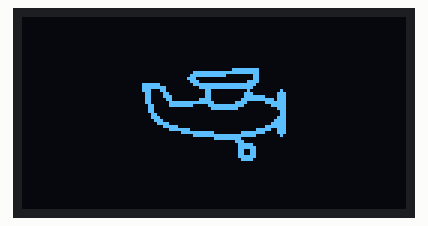
The sketch below on a simulated Arduino Uno, built with avr-gcc and run on an emulated ATmega328P. Parts: 128×64 one-colour display. The OLED is the two-colour kind (top 16 rows yellow).

Above: at 0.06 s.
At 0.63 s:
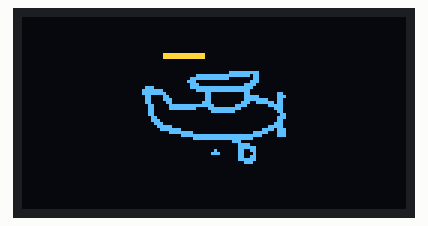
At 1.2 s:
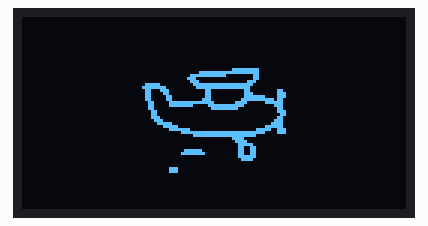
At 1.77 s:
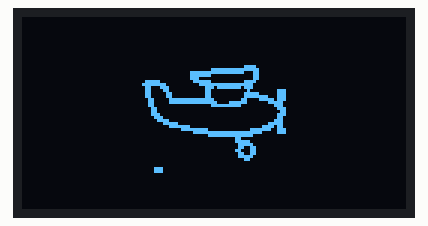
At 2.33 s:
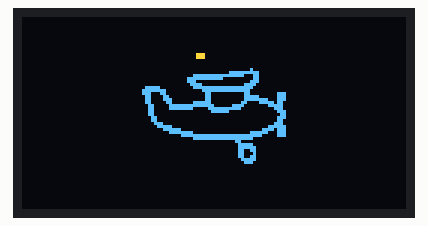

Measured:
- by itself, everything shown: repeats every 2.0 s, in 28 steps

The sketch:

wokwi_aircraft.ino
```cpp
#include <Adafruit_GFX.h>
#include <Adafruit_SSD1306.h>

#define SCREEN_I2C_ADDR 0x3C // or 0x3C
#define SCREEN_WIDTH 128     // OLED display width, in pixels
#define SCREEN_HEIGHT 64     // OLED display height, in pixels
#define OLED_RST_PIN -1      // Reset pin (-1 if not available)

Adafruit_SSD1306 display(128, 64, &Wire, OLED_RST_PIN);

// OLED Animation: aircraft
// Code auto-generated by https://wokwi.com/animator, graphics by icons8.com

#define FRAME_DELAY (42)
#define FRAME_WIDTH (48)
#define FRAME_HEIGHT (48)
#define FRAME_COUNT (sizeof(frames) / sizeof(frames[0]))
const byte PROGMEM frames[][288] = {
  {0,0,0,0,0,0,0,0,0,0,0,0,0,0,0,0,0,0,0,0,0,0,0,0,0,0,0,0,0,0,0,0,0,0,0,0,0,0,0,0,0,0,0,0,0,0,0,0,0,0,0,0,0,0,0,0,0,3,254,0,0,0,127,255,254,0,0,0,255,240,6,0,0,1,192,0,6,0,0,0,224,0,30,0,252,0,127,255,252,0,255,0,31,255,248,0,227,0,6,0,16,2,97,128,6,0,56,7,97,192,6,0,63,135,96,192,30,0,127,247,96,127,255,1,224,127,48,127,131,255,192,31,48,0,1,255,0,7,48,0,0,0,0,3,24,0,0,0,0,3,28,0,0,0,0,7,14,0,0,0,0,15,7,128,0,0,0,31,1,240,0,0,0,127,0,127,0,0,3,231,0,7,255,0,127,135,0,0,127,255,252,2,0,0,0,255,128,0,0,0,0,1,192,0,0,0,0,0,248,0,0,0,0,0,252,0,0,0,0,0,204,0,0,0,0,0,204,0,0,0,0,0,252,0,0,0,0,0,120,0,0,0,0,0,0,0,0,0,0,0,0,0,0,0,0,0,0,0,0,0,0,0,0,0,0,0,0,0,0,0,0,0,0,0,0,0,0,0,0,0,0,0,0,0,0,0,0,0},
  {0,0,0,0,0,0,0,0,0,0,0,0,0,0,0,0,0,0,0,0,0,0,0,0,0,0,0,0,0,0,0,0,0,0,0,0,0,0,0,0,0,0,0,0,0,0,0,0,0,0,0,0,0,0,0,0,0,3,252,0,0,0,31,255,254,0,0,0,255,254,6,0,0,1,192,0,6,0,0,0,224,0,14,0,112,0,255,255,252,0,254,0,63,255,248,0,255,0,6,0,16,0,97,128,6,0,56,2,97,128,6,0,63,7,96,192,6,0,127,231,96,255,254,1,224,127,48,127,255,255,192,30,48,0,1,255,0,7,48,0,0,0,0,3,24,0,0,0,0,3,24,0,0,0,0,7,30,0,0,0,0,15,7,128,0,0,0,31,3,224,0,0,0,63,0,126,0,0,1,247,0,15,252,0,31,194,0,0,255,255,254,0,0,0,0,255,224,0,0,0,0,1,192,0,0,0,0,0,248,0,0,0,0,0,252,0,0,0,0,0,204,0,0,0,0,0,204,0,0,0,0,0,252,0,0,0,0,0,120,0,0,0,0,0,0,0,0,0,0,0,0,0,0,0,0,0,0,0,0,0,0,0,0,0,0,0,0,0,0,0,0,0,0,0,0,0,0,0,0,0,0,0,0,0,0,0,0,0},
  {0,0,0,0,0,0,0,0,0,0,0,0,0,0,0,0,0,0,0,0,0,0,0,0,0,0,0,0,0,0,0,0,0,0,0,0,0,0,0,0,0,0,0,0,0,0,0,0,0,0,0,0,0,0,0,0,0,0,124,0,0,0,0,255,254,0,0,0,255,255,134,0,0,1,254,0,6,0,0,0,192,0,14,0,0,0,248,0,252,0,254,0,63,255,248,0,255,0,7,255,48,0,67,128,6,0,48,0,97,128,6,0,63,2,96,192,6,0,63,231,96,225,254,0,224,255,48,127,255,7,192,30,48,56,3,255,0,6,48,0,0,112,0,7,24,0,0,0,0,3,24,0,0,0,0,7,28,0,0,0,0,7,15,0,0,0,0,31,3,224,0,0,0,63,0,252,0,0,1,247,0,31,224,0,31,192,0,3,255,255,254,0,0,0,7,255,224,0,0,0,0,1,192,0,0,0,0,0,248,0,0,0,0,0,252,0,0,0,0,0,204,0,0,0,0,0,204,0,0,0,0,0,204,0,0,0,0,0,124,0,0,0,0,0,16,0,0,0,0,0,0,0,0,0,0,0,0,0,0,0,0,0,0,0,0,0,0,0,0,0,0,0,0,0,0,0,0,0,0,0,0,0,0,0,0,0,0,0},
  {0,0,0,0,0,0,0,0,0,0,0,0,0,0,0,0,0,0,0,0,0,0,0,0,0,0,0,0,0,0,0,0,0,0,0,0,0,0,0,0,0,0,0,0,0,0,0,0,0,0,0,0,0,0,0,0,0,0,60,0,0,0,0,31,254,0,0,0,127,255,134,0,0,0,255,0,6,0,0,1,192,0,14,0,0,0,240,0,60,0,254,0,127,255,248,0,255,0,7,255,240,0,195,128,6,0,48,0,97,128,6,0,63,7,96,192,6,0,63,231,96,192,254,0,225,254,48,127,255,7,192,30,48,62,3,255,128,6,48,0,0,248,0,7,16,0,0,0,0,3,24,0,0,0,0,7,28,0,0,0,0,6,14,0,0,0,0,31,3,192,0,0,0,63,1,252,0,0,0,247,0,63,192,0,15,199,0,7,255,255,255,0,0,0,31,255,248,0,0,0,0,1,128,0,0,0,0,0,248,0,0,0,0,0,252,0,0,0,0,0,204,0,0,0,0,0,204,0,0,0,0,0,204,0,0,0,0,0,124,0,0,0,0,0,48,0,0,0,0,0,0,0,0,0,0,0,0,0,0,0,0,0,0,0,0,0,0,0,0,0,0,0,0,0,0,0,0,0,0,0,0,0,0,0,0,0,0,0},
  {0,0,0,0,0,0,0,0,0,0,0,0,0,0,0,0,0,0,0,0,0,0,0,0,0,0,56,0,0,0,0,0,56,0,0,0,0,0,0,0,0,0,0,0,0,0,0,0,0,0,0,0,0,0,0,0,0,0,8,0,0,0,0,7,254,0,0,0,127,255,198,0,0,1,255,224,6,0,0,1,192,0,14,0,0,0,240,0,60,0,124,0,127,255,248,0,255,0,15,255,240,0,227,0,6,0,48,7,97,128,6,0,62,7,97,192,6,0,63,199,96,192,126,0,97,246,48,127,255,3,192,62,48,127,131,255,128,14,48,0,1,248,0,7,48,0,0,0,0,3,24,0,0,0,0,7,24,0,0,0,0,6,14,0,0,0,0,14,7,192,0,0,0,63,1,248,0,0,0,247,0,127,128,0,15,199,0,7,255,255,255,7,0,0,127,255,248,0,0,0,0,1,128,0,0,0,0,0,248,0,0,0,0,0,252,0,0,0,0,0,204,0,0,0,0,0,196,0,0,0,0,0,204,0,0,0,0,0,124,0,0,0,0,0,56,0,0,0,0,0,0,0,0,0,0,0,0,0,0,0,0,0,0,0,0,0,0,0,0,0,0,0,0,0,0,0,0,0,0,0,0,0,0,0,0,0,0,0},
  {0,0,0,0,0,0,0,0,0,0,0,0,0,0,0,0,0,0,0,0,0,0,0,0,0,0,248,0,0,0,0,0,248,0,0,0,0,0,0,0,0,0,0,0,0,0,0,0,0,0,0,0,0,0,0,0,0,0,0,0,0,0,0,7,254,0,0,0,63,255,246,0,0,0,255,248,6,0,0,1,192,0,14,0,0,0,224,0,60,0,112,0,255,255,248,0,254,0,63,255,240,0,255,0,6,0,48,0,97,128,6,0,62,6,97,192,6,0,63,199,96,192,14,0,115,246,48,127,255,1,224,62,48,127,195,255,128,14,48,0,1,254,0,7,48,0,0,0,0,3,24,0,0,0,0,7,24,0,0,0,0,6,14,0,0,0,0,14,7,192,0,0,0,63,1,248,0,0,0,247,0,127,128,0,7,199,0,7,255,255,255,0,0,0,127,255,248,0,0,0,0,3,128,0,0,0,0,0,240,0,0,0,0,0,252,0,0,0,0,0,204,0,0,0,0,0,196,0,0,0,0,0,204,0,0,0,0,0,252,0,0,0,0,0,56,0,0,0,0,0,0,0,0,0,0,0,0,0,0,0,0,0,0,0,0,0,0,0,0,0,0,0,0,0,0,0,0,0,0,0,0,0,0,0,0,0,0,0},
  {0,0,0,0,0,0,0,0,0,0,0,0,0,0,0,0,0,0,0,0,0,0,0,0,0,7,248,0,0,0,0,7,248,0,0,0,0,0,0,0,0,0,0,0,0,0,0,0,0,0,0,0,0,0,0,0,0,0,0,0,0,0,0,7,254,0,0,0,63,255,254,0,0,0,255,248,6,0,0,1,192,0,14,0,0,0,224,0,28,0,0,0,255,255,248,0,254,0,63,255,240,0,255,0,6,0,48,0,97,128,6,0,62,0,97,192,6,0,63,198,96,192,14,0,115,247,48,127,255,1,224,62,48,127,255,255,128,14,48,0,1,254,0,7,48,0,0,0,0,3,24,0,0,0,0,7,24,0,0,0,0,6,14,0,0,0,0,14,7,128,0,0,0,63,3,240,0,0,0,247,0,127,0,0,7,224,0,15,255,255,255,128,0,0,127,255,252,0,0,0,0,15,128,0,0,0,0,0,240,0,0,0,0,0,252,0,0,0,0,0,204,0,0,0,0,0,196,0,0,0,0,0,204,0,0,0,0,0,252,0,0,0,0,0,56,0,0,0,0,0,0,0,0,0,0,0,0,0,0,0,0,0,0,0,0,0,0,0,0,0,0,0,0,0,0,0,0,0,0,0,0,0,0,0,0,0,0,0},
  {0,0,0,0,0,0,0,0,0,0,0,0,0,0,0,0,0,0,0,0,0,0,0,0,0,127,248,0,0,0,0,127,248,0,0,0,0,0,0,0,0,0,0,0,0,0,0,0,0,0,0,0,0,0,0,0,0,0,0,0,0,0,0,7,254,0,0,0,63,255,254,0,0,0,255,248,6,0,0,1,192,0,14,0,0,0,224,0,60,0,0,0,255,255,248,0,254,0,63,255,240,0,255,0,6,0,48,0,97,128,6,0,62,6,97,192,6,0,63,199,96,192,14,0,115,246,48,127,255,1,224,62,48,127,195,255,128,14,48,0,1,254,0,7,48,0,0,0,0,3,24,0,0,0,0,7,28,0,0,0,0,6,14,0,0,0,0,14,7,192,0,0,0,63,3,248,0,0,0,247,0,127,128,0,7,199,0,15,255,255,255,0,0,0,255,255,248,0,0,0,0,15,128,0,0,0,0,0,240,0,0,0,0,0,252,0,0,0,0,0,204,0,0,0,0,0,196,0,0,0,0,0,204,0,0,0,0,0,252,0,0,0,0,0,56,0,0,0,0,0,0,0,0,0,0,0,0,0,0,0,0,0,0,0,0,0,0,0,0,0,0,0,0,0,0,0,0,0,0,0,0,0,0,0,0,0,0,0},
  {0,0,0,0,0,0,0,0,0,0,0,0,0,0,0,0,0,0,0,0,0,0,0,0,1,255,248,0,0,0,1,255,248,0,0,0,0,0,0,0,0,0,0,0,0,0,0,0,0,0,0,0,0,0,0,0,0,0,0,0,0,0,0,7,254,0,0,0,63,255,246,0,0,0,255,248,6,0,0,1,192,0,14,0,0,0,224,0,60,0,112,0,255,255,248,0,254,0,63,255,240,0,255,0,6,0,48,6,97,128,6,0,62,7,97,192,6,0,63,198,96,192,14,0,115,246,48,127,255,1,224,62,48,127,195,255,128,14,48,0,1,254,0,6,48,0,0,0,0,3,24,0,0,0,0,7,28,0,0,0,0,6,14,0,0,0,0,14,7,192,0,0,0,62,3,248,0,0,0,247,0,127,128,0,7,199,0,7,255,255,255,7,0,0,127,255,248,0,0,0,0,3,128,0,0,0,0,0,240,0,0,0,0,0,252,0,0,0,0,128,204,0,0,0,1,192,196,0,0,0,0,0,204,0,0,0,0,0,252,0,0,0,0,0,56,0,0,0,0,0,0,0,0,0,0,0,0,0,0,0,0,0,0,0,0,0,0,0,0,0,0,0,0,0,0,0,0,0,0,0,0,0,0,0,0,0,0,0},
  {0,0,0,0,0,0,0,0,0,0,0,0,0,0,0,0,0,0,0,0,0,0,0,0,3,255,248,0,0,0,3,255,248,0,0,0,0,0,0,0,0,0,0,0,0,0,0,0,0,0,0,0,0,0,0,0,0,0,0,0,0,0,0,7,254,0,0,0,63,255,198,0,0,0,255,224,6,0,0,1,192,0,14,0,0,0,224,0,60,0,112,0,255,255,248,0,254,0,63,255,240,0,227,0,6,0,48,0,97,128,6,0,62,7,97,192,6,0,63,199,96,192,14,0,99,246,48,127,255,3,192,62,48,127,131,255,128,14,48,0,1,248,0,7,16,0,0,0,0,3,24,0,0,0,0,7,28,0,0,0,0,6,14,0,0,0,0,14,7,192,0,0,0,63,1,248,0,0,0,247,0,127,128,0,7,199,0,7,255,255,255,0,0,0,127,255,248,0,0,0,0,3,128,0,0,0,0,0,248,0,0,0,0,0,252,0,0,0,3,128,204,0,0,0,7,192,196,0,0,0,0,0,204,0,0,0,0,0,124,0,0,0,0,0,56,0,0,0,0,0,0,0,0,0,0,0,0,0,0,0,0,0,0,0,0,0,0,0,0,0,0,0,0,0,0,0,0,0,0,0,0,0,0,0,0,0,0,0},
  {0,0,0,0,0,0,0,0,0,0,0,0,0,0,0,0,0,0,0,0,0,0,0,0,3,255,240,0,0,0,3,255,240,0,0,0,0,0,0,0,0,0,0,0,0,0,0,0,0,0,0,0,0,0,0,0,0,0,8,0,0,0,0,7,254,0,0,0,127,255,198,0,0,0,255,224,6,0,0,1,192,0,14,0,0,0,240,0,60,0,124,0,127,255,248,0,255,0,15,255,176,0,227,0,6,0,48,0,97,128,6,0,62,0,97,192,6,0,63,199,96,192,126,0,97,247,48,127,255,3,192,62,48,127,131,255,128,14,48,0,1,248,0,6,16,0,0,0,0,3,24,0,0,0,0,7,24,0,0,0,0,6,14,0,0,0,0,14,7,192,0,0,0,63,1,248,0,0,0,247,0,127,128,0,15,192,0,7,255,255,255,0,0,0,127,255,248,0,0,0,0,1,128,0,0,0,0,0,248,0,0,0,0,0,252,0,0,0,31,128,204,0,0,0,31,192,196,0,0,0,0,0,204,0,0,0,0,0,124,0,0,0,0,0,48,0,0,0,0,0,0,0,0,0,0,0,0,0,0,0,0,0,0,0,0,0,0,0,0,0,0,0,0,0,0,0,0,0,0,0,0,0,0,0,0,0,0,0},
  {0,0,0,0,0,0,0,0,0,0,0,0,0,0,0,0,0,0,0,0,0,0,0,0,3,255,192,0,0,0,3,255,128,0,0,0,0,0,0,0,0,0,0,0,0,0,0,0,0,0,0,0,0,0,0,0,0,0,56,0,0,0,0,31,254,0,0,0,127,255,198,0,0,0,255,224,6,0,0,1,192,0,14,0,0,0,240,0,60,0,124,0,127,255,248,0,255,0,15,255,176,0,227,0,6,0,48,0,97,128,6,0,63,7,97,192,6,0,63,231,96,192,126,0,225,254,48,127,255,3,192,62,48,127,3,255,128,14,48,0,0,248,0,7,24,0,0,0,0,3,24,0,0,0,0,7,28,0,0,0,0,6,15,0,0,0,0,30,3,192,0,0,0,63,1,252,0,0,0,247,0,63,224,0,15,199,0,3,255,255,255,0,0,0,31,255,248,0,0,0,0,1,128,0,0,0,0,0,248,0,0,0,0,0,252,0,0,0,127,128,204,0,0,0,255,192,204,0,0,0,0,0,204,0,0,0,0,0,124,0,0,0,0,0,48,0,0,0,0,0,0,0,0,0,0,0,0,0,0,0,0,0,0,0,0,0,0,0,0,0,0,0,0,0,0,0,0,0,0,0,0,0,0,0,0,0,0,0},
  {0,0,0,0,0,0,0,0,0,0,0,0,0,0,0,0,0,0,0,0,0,0,0,0,3,252,0,0,0,0,3,252,0,0,0,0,0,0,0,0,0,0,0,0,0,0,0,0,0,0,0,0,0,0,0,0,0,0,60,0,0,0,0,31,254,0,0,0,255,255,134,0,0,1,255,0,6,0,0,1,192,0,14,0,0,0,240,0,60,0,254,0,127,255,248,0,255,0,7,255,176,0,99,128,6,0,48,7,97,128,6,0,63,7,96,192,6,0,127,230,96,193,254,0,225,254,48,127,255,7,192,30,48,62,3,255,0,14,48,0,0,240,0,7,24,0,0,0,0,3,24,0,0,0,0,7,28,0,0,0,0,6,15,0,0,0,0,30,3,192,0,0,0,62,1,252,0,0,0,247,0,63,224,0,15,199,0,7,255,255,254,7,0,0,31,255,224,0,0,0,0,1,128,0,0,0,0,0,248,0,0,0,0,0,252,0,0,1,255,128,204,0,0,3,255,192,204,0,0,0,0,0,204,0,0,0,0,0,124,0,0,0,0,0,16,0,0,0,0,0,0,0,0,0,0,0,0,0,0,0,0,0,0,0,0,0,0,0,0,0,0,0,0,0,0,0,0,0,0,0,0,0,0,0,0,0,0,0},
  {0,0,0,0,0,0,0,0,0,0,0,0,0,0,0,0,0,0,0,0,0,0,0,0,3,224,0,0,0,0,3,224,0,0,0,0,0,0,0,0,0,0,0,0,0,0,0,0,0,0,0,0,0,0,0,0,0,0,252,0,0,0,0,255,254,0,0,0,255,255,134,0,0,1,255,0,6,0,0,1,192,0,14,0,0,0,248,0,252,0,254,0,127,255,248,0,255,0,7,255,48,0,99,128,6,0,48,0,97,128,6,0,63,7,96,192,6,0,127,231,96,225,254,0,224,254,48,127,255,7,192,30,48,56,3,255,0,14,48,0,0,112,0,7,24,0,0,0,0,3,24,0,0,0,0,7,28,0,0,0,0,6,15,0,0,0,0,30,3,224,0,0,0,127,0,254,0,0,1,247,0,31,224,0,31,198,0,3,255,255,254,0,0,0,7,255,224,0,0,0,0,1,192,0,0,0,0,0,248,0,0,0,0,0,252,0,0,3,255,128,204,0,0,7,255,192,204,0,0,0,0,0,252,0,0,0,0,0,120,0,0,0,0,0,0,0,0,0,0,0,0,0,0,0,0,0,0,0,0,0,0,0,0,0,0,0,0,0,0,0,0,0,0,0,0,0,0,0,0,0,0,0,0,0,0,0,0,0},
  {0,0,0,0,0,0,0,0,0,0,0,0,0,0,0,0,0,0,0,0,0,0,0,0,3,128,0,0,0,0,3,0,0,0,0,0,0,0,0,0,0,0,0,0,0,0,0,0,0,0,0,0,0,0,0,0,0,0,124,0,0,0,1,255,254,0,0,0,255,254,6,0,0,1,248,0,6,0,0,0,192,0,14,0,0,0,252,0,252,0,254,0,63,255,248,0,255,0,7,255,48,0,99,128,6,0,56,0,97,128,6,0,63,0,96,192,6,0,127,231,48,231,254,1,224,255,48,127,255,255,192,30,48,56,3,255,0,6,48,0,0,0,0,7,24,0,0,0,0,7,24,0,0,0,0,7,14,0,0,0,0,14,7,0,0,0,0,31,3,240,0,0,0,127,0,126,0,0,1,246,0,15,248,0,31,192,0,0,255,255,254,0,0,0,0,255,224,0,0,0,0,1,192,0,0,0,0,0,248,0,0,0,0,0,252,0,0,3,255,0,204,0,0,7,255,128,204,0,0,0,0,0,252,0,0,0,0,0,120,0,0,0,0,0,0,0,0,0,0,0,0,0,0,0,0,0,0,0,0,0,0,0,0,0,0,0,0,0,0,0,0,0,0,0,0,0,0,0,0,0,0,0,0,0,0,0,0,0},
  {0,0,0,0,0,0,0,0,0,0,0,0,0,0,0,0,0,0,0,0,0,0,0,0,0,0,0,0,0,0,0,0,0,0,0,0,0,0,0,0,0,0,0,0,0,0,0,0,0,0,0,0,0,0,0,0,0,3,252,0,0,0,15,255,254,0,0,0,255,254,6,0,0,1,192,0,6,0,0,0,224,0,14,0,112,0,127,255,252,0,254,0,63,255,240,0,255,0,6,0,48,0,97,128,6,0,56,0,97,192,6,0,63,7,96,192,6,0,127,231,48,127,254,1,224,126,48,127,255,255,192,30,48,0,1,255,0,6,16,0,0,0,0,7,24,0,0,0,0,3,24,0,0,0,0,7,14,0,0,0,0,14,7,128,0,0,0,30,1,240,0,0,0,127,0,126,0,0,3,231,0,15,252,0,127,130,0,0,255,255,252,0,0,0,0,255,128,0,0,0,0,1,192,0,0,0,0,0,248,0,0,0,0,0,252,0,0,3,252,0,204,0,0,7,254,0,204,0,0,0,0,0,252,0,0,0,0,0,120,0,0,0,0,0,0,0,0,0,0,0,0,0,0,48,0,0,0,0,0,48,0,0,0,0,0,0,0,0,0,0,0,0,0,0,0,0,0,0,0,0,0,0,0,0,0,0,0,0},
  {0,0,0,0,0,0,0,0,0,0,0,0,0,0,0,0,0,0,0,0,0,0,0,0,0,0,0,0,0,0,0,0,0,0,0,0,0,0,0,0,0,0,0,0,0,0,0,0,0,0,0,0,0,0,0,0,0,3,254,0,0,0,31,255,254,0,0,0,255,240,6,0,0,1,192,0,6,0,0,0,224,0,28,0,124,0,127,255,248,0,255,0,63,255,240,0,99,128,6,0,48,6,97,128,6,0,56,7,96,192,6,0,63,135,96,192,14,0,127,246,48,127,255,1,224,126,48,127,131,255,192,14,48,0,1,255,0,6,24,0,0,0,0,7,24,0,0,0,0,3,28,0,0,0,0,6,14,0,0,0,0,14,7,192,0,0,0,30,1,240,0,0,0,126,0,127,0,0,3,231,0,7,255,255,255,135,0,0,127,255,252,0,0,0,0,3,192,0,0,0,0,1,224,0,0,0,0,0,248,0,0,0,0,0,204,0,0,3,240,0,204,0,0,7,248,0,204,0,0,0,0,0,252,0,0,0,0,0,120,0,0,0,0,0,0,0,0,0,0,0,0,0,0,112,0,0,0,0,0,112,0,0,0,0,0,0,0,0,0,0,0,0,0,0,0,0,0,0,0,0,0,0,0,0,0,0,0,0},
  {0,0,0,0,0,0,0,0,0,0,0,0,0,0,0,0,0,0,0,0,0,0,0,0,0,0,0,0,0,0,0,0,0,0,0,0,0,0,0,0,0,0,0,0,0,0,0,0,0,0,0,0,0,0,0,0,0,31,254,0,0,0,127,255,254,0,0,0,255,240,6,0,0,0,192,0,6,0,0,0,240,0,28,0,254,0,127,255,248,0,255,0,15,255,240,0,99,128,6,0,48,0,97,128,6,0,56,6,96,192,6,0,63,135,96,192,126,0,115,247,48,127,255,1,224,126,48,127,3,255,128,14,48,0,1,254,0,6,24,0,0,0,0,3,24,0,0,0,0,7,28,0,0,0,0,6,14,0,0,0,0,14,3,192,0,0,0,30,1,248,0,0,0,127,0,63,192,0,3,231,0,7,255,255,255,128,0,0,31,255,248,0,0,0,0,3,128,0,0,0,0,1,240,0,0,0,0,0,248,0,0,0,0,0,204,0,0,3,128,0,204,0,0,7,192,0,204,0,0,0,0,0,252,0,0,0,0,0,120,0,0,0,0,0,0,0,0,0,0,0,0,0,1,240,0,0,0,0,1,240,0,0,0,0,0,0,0,0,0,0,0,0,0,0,0,0,0,0,0,0,0,0,0,0,0,0,0,0},
  {0,0,0,0,0,0,0,0,0,0,0,0,0,0,0,0,0,0,0,0,0,0,0,0,0,0,0,0,0,0,0,0,0,0,0,0,0,0,0,0,0,0,0,0,0,0,0,0,0,0,0,0,0,0,0,0,0,31,254,0,0,0,127,255,246,0,0,0,255,240,6,0,0,0,192,0,6,0,0,0,240,0,28,0,254,0,127,255,248,0,255,0,7,255,240,0,99,128,6,0,48,0,97,128,6,0,62,0,96,192,6,0,63,135,48,224,254,0,243,247,48,127,255,3,224,126,48,62,3,255,128,14,48,0,0,254,0,6,24,0,0,0,0,7,24,0,0,0,0,7,28,0,0,0,0,6,15,0,0,0,0,14,3,224,0,0,0,62,0,252,0,0,0,255,0,31,224,0,7,224,0,3,255,255,255,128,0,0,31,255,248,0,0,0,0,3,128,0,0,0,0,1,240,0,0,0,0,0,248,0,0,0,0,0,204,0,0,2,0,0,140,0,0,7,0,0,204,0,0,0,0,0,252,0,0,0,0,0,112,0,0,0,0,0,0,0,0,0,0,0,0,0,3,240,0,0,0,0,3,240,0,0,0,0,0,0,0,0,0,0,0,0,0,0,0,0,0,0,0,0,0,0,0,0,0,0,0,0},
  {0,0,0,0,0,0,0,0,0,0,0,0,0,0,0,0,0,0,0,0,0,0,0,0,0,0,0,0,0,0,0,0,0,0,0,0,0,0,0,0,0,0,0,0,0,0,0,0,0,0,0,0,12,0,0,0,0,31,254,0,0,0,255,255,198,0,0,0,254,0,6,0,0,0,192,0,6,0,0,0,248,0,60,0,254,0,63,255,248,0,127,0,7,255,48,0,97,128,6,0,16,0,97,192,6,0,62,7,96,192,6,0,63,199,48,231,254,0,97,247,48,127,255,3,192,62,48,56,1,255,128,14,48,0,0,124,0,7,24,0,0,0,0,3,24,0,0,0,0,7,14,0,0,0,0,6,7,0,0,0,0,14,3,240,0,0,0,62,0,254,0,0,0,247,0,31,248,0,7,199,0,3,255,255,255,0,0,0,31,255,224,0,0,0,0,1,128,0,0,0,0,0,240,0,0,0,0,0,252,0,0,0,0,0,204,0,0,0,0,0,140,0,0,0,0,0,204,0,0,0,0,0,248,0,0,0,0,0,48,0,0,0,0,0,0,0,0,0,0,0,0,0,7,240,0,0,0,0,15,240,0,0,0,0,0,0,0,0,0,0,0,0,0,0,0,0,0,0,0,0,0,0,0,0,0,0,0,0},
  {0,0,0,0,0,0,0,0,0,0,0,0,0,0,0,0,0,0,0,0,0,0,0,0,0,0,0,0,0,0,0,0,0,0,0,0,0,0,0,0,0,0,0,0,0,0,0,0,0,0,0,0,60,0,0,0,1,255,254,0,0,0,255,255,198,0,0,0,254,0,6,0,0,0,224,0,14,0,56,0,254,0,60,0,254,0,63,255,248,0,99,0,7,255,48,0,97,128,6,0,16,7,97,192,6,0,63,7,96,192,6,0,63,199,48,127,254,0,225,246,48,127,255,7,192,62,48,0,1,255,128,14,24,0,0,56,0,7,24,0,0,0,0,3,24,0,0,0,0,7,14,0,0,0,0,6,7,128,0,0,0,14,1,240,0,0,0,62,0,126,0,0,1,247,0,15,248,0,63,199,0,1,255,255,255,7,0,0,7,255,224,0,0,0,0,1,128,0,0,0,0,0,248,0,0,0,0,0,252,0,0,0,0,0,204,0,0,0,0,0,140,0,0,0,0,0,220,0,0,0,0,0,248,0,0,0,0,0,32,0,0,0,0,0,0,0,0,0,0,0,0,0,15,240,0,0,0,0,15,240,0,0,0,0,0,0,0,0,0,0,0,0,0,0,0,0,0,0,0,0,0,0,0,0,0,0,0,0},
  {0,0,0,0,0,0,0,0,0,0,0,0,0,0,0,0,0,0,0,0,0,0,0,0,0,0,0,0,0,0,0,0,0,0,0,0,0,0,0,0,0,0,0,0,0,0,0,0,0,0,0,0,60,0,0,0,31,255,254,0,0,0,255,255,6,0,0,0,192,0,6,0,0,0,224,0,14,0,124,0,254,0,252,0,255,0,31,255,248,0,99,128,6,28,16,0,97,128,6,0,24,0,96,192,6,0,63,7,32,192,6,0,63,231,48,127,254,0,224,255,48,127,255,255,192,30,48,0,1,255,0,14,24,0,0,0,0,7,24,0,0,0,0,3,28,0,0,0,0,7,14,0,0,0,0,6,3,128,0,0,0,14,1,240,0,0,0,62,0,127,0,0,1,246,0,7,252,0,63,198,0,0,127,255,254,0,0,0,0,255,192,0,0,0,0,1,128,0,0,0,0,0,248,0,0,0,0,0,252,0,0,0,0,0,204,0,0,0,0,1,140,0,0,0,0,0,220,0,0,0,0,0,248,0,0,0,0,0,0,0,0,0,0,0,0,0,0,0,0,0,0,0,15,240,0,0,0,0,15,240,0,0,0,0,0,0,0,0,0,0,0,0,0,0,0,0,0,0,0,0,0,0,0,0,0,0,0,0},
  {0,0,0,0,0,0,0,0,0,0,0,0,0,0,0,0,0,0,0,0,0,0,0,0,0,0,0,0,0,0,0,0,0,0,0,0,0,0,0,0,0,0,0,0,0,0,0,0,0,0,0,0,252,0,0,0,31,255,254,0,0,0,255,255,6,0,0,0,192,0,6,0,0,0,224,0,14,0,126,0,127,255,252,0,127,0,15,255,248,0,99,128,6,16,16,0,97,128,6,0,24,0,96,192,6,0,63,0,48,192,30,0,127,231,48,127,255,0,224,255,48,63,255,255,192,30,48,0,1,255,0,14,24,0,0,0,0,7,24,0,0,0,0,3,28,0,0,0,0,7,15,0,0,0,0,6,3,192,0,0,0,14,0,248,0,0,0,62,0,63,128,0,1,247,0,7,255,0,127,128,0,0,63,255,252,0,0,0,0,255,128,0,0,0,0,1,128,0,0,0,0,0,248,0,0,0,0,0,252,0,0,0,0,1,140,0,0,0,0,1,140,0,0,0,0,0,252,0,0,0,0,0,248,0,0,0,0,0,0,0,0,0,0,0,0,0,0,0,0,0,0,0,15,224,0,0,0,0,15,224,0,0,0,0,0,0,0,0,0,0,0,0,0,0,0,0,0,0,0,0,0,0,0,0,0,0,0,0},
  {0,0,0,0,0,0,0,0,0,0,0,0,0,0,0,0,0,0,0,0,0,0,0,0,0,0,0,0,0,0,0,0,0,0,0,0,0,0,0,0,0,0,0,0,0,0,0,0,0,0,0,0,60,0,0,0,31,255,254,0,0,0,255,255,6,0,0,0,192,0,6,0,0,0,224,0,14,0,126,0,127,128,252,0,255,0,31,255,248,0,99,128,7,127,184,0,97,128,6,0,24,0,96,192,6,0,63,7,48,192,6,0,63,199,48,127,255,0,225,247,48,127,255,255,192,62,48,0,1,255,0,14,24,0,0,0,0,7,24,0,0,0,0,3,28,0,0,0,0,7,14,0,0,0,0,6,7,192,0,0,0,14,1,248,0,0,0,62,0,127,128,0,1,246,0,7,255,0,31,199,0,0,127,255,254,0,0,0,3,255,192,0,0,0,0,1,128,0,0,0,0,0,248,0,0,0,0,0,248,0,0,0,0,1,204,0,0,0,0,1,140,0,0,0,0,0,220,0,0,0,0,0,248,0,0,0,0,0,32,0,0,0,0,0,0,0,0,0,0,0,0,0,15,128,0,0,0,0,15,128,0,0,0,0,0,0,0,0,0,0,0,0,0,0,0,0,0,0,0,0,0,0,0,0,0,0,0,0},
  {0,0,0,0,0,0,0,0,0,0,0,0,0,0,0,0,0,0,0,0,0,0,0,0,0,0,0,0,0,0,0,0,0,0,0,0,0,0,0,0,0,0,0,0,0,0,0,0,0,0,0,0,60,0,0,0,1,255,254,0,0,0,255,255,198,0,0,0,254,0,6,0,0,0,224,0,6,0,124,0,126,0,60,0,255,0,31,255,248,0,99,128,7,127,184,0,97,128,6,0,16,7,96,192,6,0,62,7,96,192,6,0,63,199,48,127,255,0,97,247,48,127,255,135,224,62,48,0,1,255,128,14,24,0,0,0,0,7,24,0,0,0,0,3,28,0,0,0,0,7,14,0,0,0,0,6,7,128,0,0,0,14,1,240,0,0,0,62,0,127,0,0,0,246,0,7,252,0,15,231,0,0,127,255,255,7,0,0,3,255,248,0,0,0,0,1,128,0,0,0,0,1,240,0,0,0,0,0,248,0,0,0,0,0,204,0,0,0,0,1,140,0,0,0,0,0,204,0,0,0,0,0,248,0,0,0,0,0,48,0,0,0,0,0,0,0,0,0,0,0,0,0,14,0,0,0,0,0,14,0,0,0,0,0,0,0,0,0,0,0,0,0,0,0,0,0,0,0,0,0,0,0,0,0,0,0,0,0},
  {0,0,0,0,0,0,0,0,0,0,0,0,0,0,0,0,0,0,0,0,0,0,0,0,0,0,0,0,0,0,0,0,0,0,0,0,0,0,0,0,0,0,0,0,0,0,0,0,0,0,0,0,0,0,0,0,0,15,254,0,0,0,255,255,198,0,0,0,254,0,6,0,0,0,192,0,6,0,56,0,252,0,60,0,254,0,63,255,248,0,127,0,7,255,248,0,97,128,6,0,24,0,97,192,6,0,62,2,96,192,6,0,63,199,48,103,254,0,115,247,48,127,255,7,192,127,48,0,1,255,128,14,48,0,0,124,0,7,24,0,0,0,0,3,24,0,0,0,0,3,14,0,0,0,0,6,7,128,0,0,0,14,1,224,0,0,0,62,0,126,0,0,0,255,0,15,224,0,15,231,0,1,255,255,255,0,0,0,7,255,248,0,0,0,0,3,128,0,0,0,0,1,240,0,0,0,0,0,248,0,0,0,0,0,204,0,0,0,0,1,140,0,0,0,0,0,204,0,0,0,0,0,248,0,0,0,0,0,112,0,0,0,0,0,0,0,0,0,0,0,0,0,12,0,0,0,0,0,12,0,0,0,0,0,0,0,0,0,0,0,0,0,0,0,0,0,0,0,0,0,0,0,0,0,0,0,0,0},
  {0,0,0,0,0,0,0,0,0,0,0,0,0,0,0,0,0,0,0,0,0,0,0,0,0,0,0,0,0,0,0,0,0,0,0,0,0,0,0,0,0,0,0,0,0,0,0,0,0,0,0,0,0,0,0,0,0,15,254,0,0,0,255,255,254,0,0,0,255,240,6,0,0,0,192,0,6,0,0,0,248,0,28,0,254,0,127,255,248,0,255,0,7,255,248,0,97,128,6,0,16,0,97,128,6,0,62,0,96,192,6,0,63,194,96,225,254,0,115,247,48,127,255,1,224,127,48,56,3,255,128,15,48,0,0,252,0,7,24,0,0,0,0,3,24,0,0,0,0,3,28,0,0,0,0,7,7,0,0,0,0,14,3,224,0,0,0,31,0,252,0,0,0,255,0,31,192,0,7,226,0,3,255,255,255,128,0,0,31,255,252,0,0,0,0,3,128,0,0,0,0,1,240,0,0,0,0,0,248,0,0,0,0,0,204,0,0,0,0,0,140,0,0,0,0,0,204,0,0,0,0,0,252,0,0,0,0,0,120,0,0,0,0,0,0,0,0,0,0,0,0,0,0,0,0,0,0,0,0,0,0,0,0,0,0,0,0,0,0,0,0,0,0,0,0,0,0,0,0,0,0,0,0,0,0,0,0,0},
  {0,0,0,0,0,0,0,0,0,0,0,0,0,0,0,0,0,0,0,0,0,0,0,0,0,0,0,0,0,0,0,0,0,0,0,0,0,0,0,0,0,0,0,0,0,0,0,0,0,0,0,0,0,0,0,0,0,31,254,0,0,0,127,255,254,0,0,0,255,240,6,0,0,0,192,0,6,0,0,0,240,0,30,0,254,0,127,255,252,0,255,0,15,255,248,0,195,128,6,0,16,0,97,128,6,0,56,2,96,192,6,0,63,135,96,192,126,0,115,247,48,127,255,1,224,127,48,127,3,255,128,14,48,0,1,254,0,7,16,0,0,0,0,3,24,0,0,0,0,3,28,0,0,0,0,7,15,0,0,0,0,15,3,192,0,0,0,31,0,248,0,0,0,127,0,63,192,0,3,231,0,7,255,255,255,130,0,0,63,255,252,0,0,0,0,3,128,0,0,0,0,1,192,0,0,0,0,0,248,0,0,0,0,0,220,0,0,0,0,0,204,0,0,0,0,0,204,0,0,0,0,0,252,0,0,0,0,0,120,0,0,0,0,0,0,0,0,0,0,0,0,0,0,0,0,0,0,0,0,0,0,0,0,0,0,0,0,0,0,0,0,0,0,0,0,0,0,0,0,0,0,0,0,0,0,0,0,0}
};

void setup() {
  display.begin(SSD1306_SWITCHCAPVCC, SCREEN_I2C_ADDR);
}

int frame = 0;
void loop() {
  display.clearDisplay();
  display.drawBitmap(40, 8, frames[frame], FRAME_WIDTH, FRAME_HEIGHT, 1);
  display.display();
  frame = (frame + 1) % FRAME_COUNT;
  delay(FRAME_DELAY);
}
```
